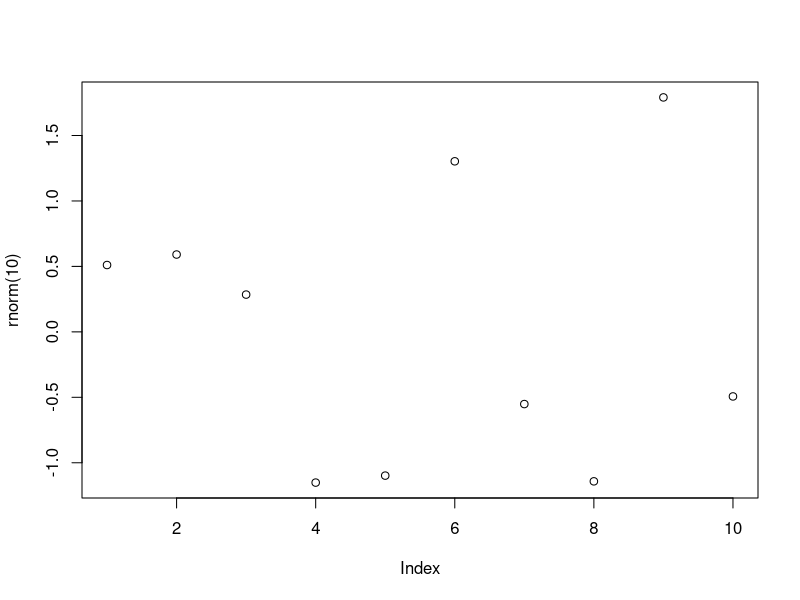

Generate this figure with R: (Note: this script raises an error after producing the figure.)
# Funções


# Configurando o diretório de trabalho
# Coloque entre aspas o diretório de trabalho que você está usando no seu computador
# Não use diretórios com espaço no nome
setwd("~/Cursos/DSA/FCD/BigDataRAzure/Cap03")

# Para saber qual diretório estou trabalhando
getwd()


# Help

?sample
args(sample)
args(mean)
args(sd)

# Funções Built-in

abs(-45)
sum(c(1:5))
mean(c(1:5))
round(c(1.1:5.8))
rev(c(1:5))
seq(1:5)
sort(rev(c(1:5)))
append(c(1:5), 6)


vec1 <- c(1.5, 2.5, 8.4, 3.7, 6.3)
vec2 <- rev(vec1)
vec2

# Funções dentro de funções

plot(rnorm(10))

mean(c(abs(vec1), abs(vec2)))

# Criando funções

myfunc <- function(x) {
  x + x
}

myfunc(10)

class(myfunc)


## Com parâmetros
myfunc2 <- function(a, b) {
  
  valor = a ^ b
  print(valor)
  
}

myfunc2(3, 2)

## Sem parâmetros
jogando_dados <- function() {
  
  num <- sample(1:6, size = 1) #Local
  num
  
}

jogando_dados()


# Escopo

print(num)

num <- c(1:6) # Gobal
print(num)


# Funções sem número definido de argumentos

vec1 <- c(10:13)
vec2 <- c("a", "b", "c", "d")
vec3 <- c(6.5, 9.2, 11.9, 5.1)

myfunc3 <- function(...) {
  df = data.frame(cbind(...))
  print(df)
}

myfunc3(vec1)

myfunc3(vec1, vec3)

myfunc3(vec1, vec2, vec3)

myfunc3(vec2, vec3, vec1)




# Funções Built-in - Não tente recriar a roda
# Comparação de eficiência entre função vetorizada e função "vetorizada no R"

x <- 1:100000000

# Função que calcula a raiz quadrada de cada elemento de um vetor de números

meu_sqrt <- function(numeros) {
  resp <- numeric(length(numeros))
  for(i in seq_along(numeros)) {
    resp[i] <- sqrt(numeros[i])
  }
  return(resp)
}


system.time(x2a <- meu_sqrt(x))

system.time(x2b <-sqrt(x))


# Sua máquina pode apresentar resultado diferente por conta da precisão de cálculo do processador.

identical(x2a, x2b)



# Sair
q()

